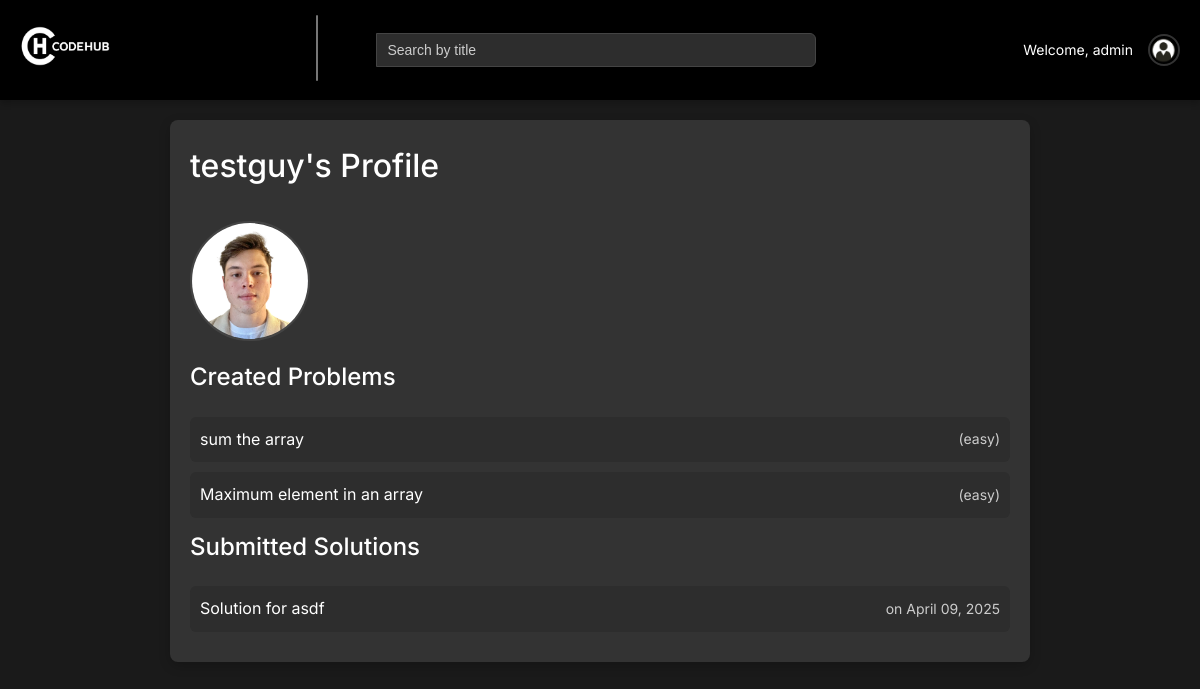
The page /accounts/profile/?user=testguy (signed in) on the database its author committed.
### problems/models.py (models this page shows, shortened)
class Profile(models.Model):
    user = models.OneToOneField(User, on_delete=models.CASCADE)
    profile_picture = models.ImageField(upload_to='profile_pics/', blank=True, null=True)

class Problem(models.Model):
    DIFFICULTY_CHOICES = (
        ('easy', 'Easy'),
        ('medium', 'Medium'),
        ('hard', 'Hard'),
    )
    title = models.CharField(max_length=200)
    description = models.TextField()
    difficulty = models.CharField(max_length=6, choices=DIFFICULTY_CHOICES, default='easy')
    created_by = models.ForeignKey(User, on_delete=models.CASCADE, related_name='problems')
    tags = models.ManyToManyField(Tag, blank=True)
    created_at = models.DateTimeField(auto_now_add=True)
    solution_code = models.TextField()
    function_header = models.TextField(blank=True, null=True)
    input_vars = models.JSONField(default=list, blank=True)
    return_type = models.CharField(max_length=50, default='None')
    attempted_by = models.ManyToManyField(User, related_name='attempted_problems', blank=True)
    solved_by = models.ManyToManyField(User, related_name='solved_problems', blank=True)

class Solution(models.Model):
    problem = models.ForeignKey(Problem, on_delete=models.CASCADE, related_name='solutions')
    code = models.TextField()
    created_by = models.ForeignKey(User, on_delete=models.CASCADE, related_name='solutions')
    created_at = models.DateTimeField(auto_now_add=True)

### problems/views.py (the view, shortened to what this page needs)
# urls.py: path('accounts/profile/', views.profile, name='profile'),
def profile(request):
    target_username = request.GET.get('user')
    if target_username:
        target_user = get_object_or_404(User, username=target_username)
        profile, created = Profile.objects.get_or_create(user=target_user)
        problems = Problem.objects.filter(created_by=target_user)
        solutions = Solution.objects.filter(created_by=target_user)
        form = None
    return render(request, 'profile.html', {
        'target_user': target_user,
        'profile': profile,
        'problems': problems,
        'solutions': solutions,
        'form': form,
    })

### problems/templates/profile.html (shortened to what this page needs)
{% extends 'base.html' %}
{% load static %}
{% block content %}
    <div class="profile-card">
        <h1>{{ target_user.username }}'s Profile</h1>
        <img src="{% if profile.profile_picture %}{{ profile.profile_picture.url }}{% else %}{% static 'problems/default_profile.png' %}{% endif %}" alt="{{ target_user.username }}'s Profile Picture" class="profile-pic-large">
        <h2>Created Problems</h2>
        {% for problem in problems %}
            <div class="item-card">
                <a href="{% url 'problem_detail' problem.id %}">{{ problem.title }}</a>
                <span class="meta">({{ problem.difficulty }})</span>
            </div>
        {% empty %}
            <p>No problems created.</p>
        {% endfor %}
        <h2>Submitted Solutions</h2>
        {% for solution in solutions %}
            <div class="item-card">
                <span>Solution for <a href="{% url 'problem_detail' solution.problem.id %}">{{ solution.problem.title }}</a></span>
                <span class="meta">on {{ solution.created_at|date:"F d, Y" }}</span>
            </div>
        {% empty %}
            <p>No solutions submitted.</p>
        {% endfor %}
    </div>
{% endblock %}

### problems/templates/base.html (shortened to what this page needs)
{% load static %}
<!DOCTYPE html>
<html>
<head>
    <link rel="stylesheet" href="https://cdn.jsdelivr.net/npm/choices.js/public/assets/styles/choices.min.css" />
</head>
<body>
    <nav class="navbar">
        <div class="navbar-logo">
            <a href="{% url 'problem_list' %}">
                <img src="{% static 'problems/logo4.png' %}" alt="CodeHub Logo">
            </a>
        </div>
        <div class="navbar-center">
            <div class="navbar-tags">
                <select id="tag-filter" multiple>
                </select>
            </div>
            <div class="navbar-search">
                <form id="search-form" method="get" action="{% url 'problem_list' %}">
                    <input type="text" name="q" id="title-search" placeholder="Search by title" value="{{ search_query|default:'' }}">
                </form>
            </div>
        </div>
        <div class="navbar-links">
            {% if user.is_authenticated %}
                <span>Welcome, {{ user.username }}</span>
                <img src="{% if user.profile.profile_picture %}{{ user.profile.profile_picture.url }}{% else %}{% static 'problems/default_profile.png' %}{% endif %}" alt="{{ user.username }}'s Profile Picture" class="profile-pic" onclick="toggleDropdown()">
            {% else %}
                <a href="{% url 'login' %}">Login</a>
                <a href="{% url 'signup' %}">Signup</a>
            {% endif %}
        </div>
    </nav>
    <div class="container">
        {% block content %}{% endblock %}
    </div>
</body>
</html>

### problems/templates/base.html (style rules this page uses)
* { margin: 0; padding: 0; box-sizing: border-box; }
body { font-family: 'Inter', sans-serif; background-color: #1a1a1a; color: #ffffff; line-height: 1.6; }
.container { max-width: 900px; margin: 0 auto; padding: 20px; }
.navbar { background-color: #000000; padding: 15px 20px; display: flex; align-items: center; justify-content: space-between; box-shadow: 0 4px 6px rgba(0, 0, 0, 0.2); position: sticky; top: 0; z-index: 1000; }
.navbar-logo img { height: 40px; }
.navbar-center { display: flex; align-items: center; flex: 1; justify-content: center; gap: 0; max-width: 500px; }
.navbar-tags { min-width: 60px; max-width: 300px; width: fit-content; transition: width 0.3s ease; }
.navbar-search { flex: 1; }
.navbar-search input { background-color: #2d2d2d; color: #ffffff; border: 1px solid #444444; border-radius: 0 6px 6px 0; padding: 7px 10px; width: 100%; font-size: 14px; height: 34px; line-height: 1.4; }
.navbar-search input::placeholder { color: #cccccc; }
.navbar-links { display: flex; align-items: center; gap: 15px; }
.navbar-links span { font-size: 14px; }
.profile-pic { width: 32px; height: 32px; border-radius: 50%; object-fit: cover; cursor: pointer; border: 2px solid #333333; transition: border-color 0.2s; }
h1, h2 { font-weight: 500; margin-bottom: 20px; }
a { color: #ffffff; text-decoration: none; }

### problems/templates/profile.html (style rules this page uses)
.profile-card { background-color: #333333; border-radius: 8px; padding: 20px; box-shadow: 0 4px 12px rgba(0, 0, 0, 0.2); }
.profile-pic-large { width: 120px; height: 120px; border-radius: 50%; object-fit: cover; margin: 10px 0; border: 2px solid #444444; }
.item-card { background-color: #2d2d2d; border-radius: 6px; padding: 10px; margin: 10px 0; display: flex; justify-content: space-between; align-items: center; }
.meta { color: #cccccc; font-size: 14px; }

### rows shown on the page
Profile: profile_picture (picture)
Problem: title "sum the array", difficulty "easy"
Problem: title "Maximum element in an array", difficulty "easy"
Solution: problem "asdf", created_at "April 09, 2025"

### other values the page prints
{{ user.username }} "admin"
{{ target_user.username }} "testguy"
